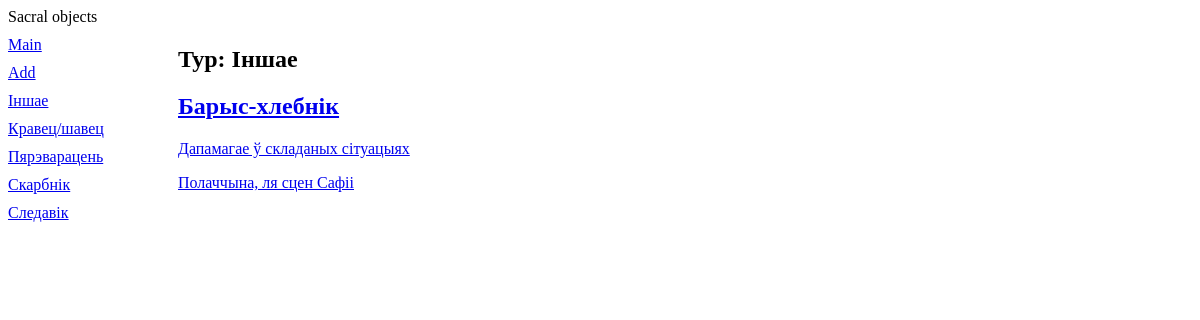
Page /5/ on the earlier database version.
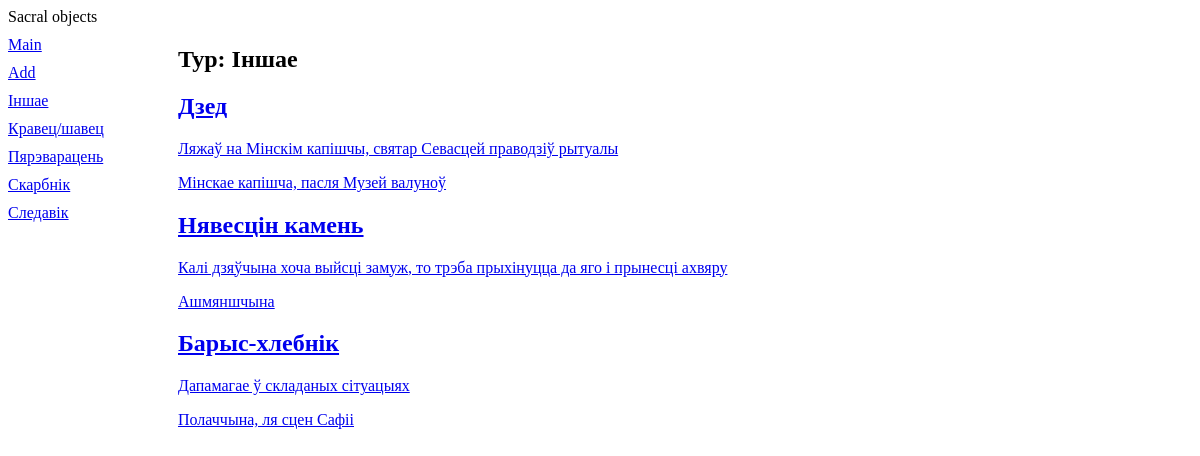
Same page on the later database version.
### volumbf/models.py (models this page shows, shortened)
class Typ(models.Model):
    name = models.CharField(max_length=20, db_index=True, verbose_name='Назва тыпу')
    class Meta:
        verbose_name_plural = 'Тыпы'
        verbose_name = 'Тып'
        ordering = ['name']

class Stones(models.Model):
    title = models.CharField(max_length=30, verbose_name='Назва')
    place = models.TextField(verbose_name='Месцазнаходжанне')
    legend = models.TextField(null=True, blank=True, verbose_name='Легенда')
    typ = models.ForeignKey('Typ', null=True, on_delete=models.PROTECT, verbose_name='Тып')
    class Meta:
        verbose_name_plural = 'Камяні'
        verbose_name = 'Камень'
        order_with_respect_to = 'typ'
        unique_together = ('title', 'place')

### volumbf/views.py (the view)
# urls.py: path('<int:typ_id>/', by_typ, name="by_typ"),
def by_typ(request, typ_id):
    stst = Stones.objects.filter(typ=typ_id)
    typs = Typ.objects.all()
    current_typ = Typ.objects.get(pk=typ_id)
    context = {'stst': stst, 'typs': typs, 'current_typ': current_typ}
    return render(request, 'volumbf/by_typ.html', context)

### volumbf/templates/volumbf/by_typ.html (shortened to what this page needs)
{% extends "layout/basic.html" %}
{% block content %}
<h2>Typ: {{ current_typ.name }}</h2>
{% for stones in stst %}
<div>
	<h2><a href="{% url 'stone_detail' stones.pk %}">{{ stones.title }} </h2>
	<p>{{ stones.legend }} </p>
	<p>{{ stones.place }}</p>
</div>
{% endfor %}
{% endblock %}

### volumbf/templates/layout/basic.html (shortened to what this page needs)
{% load static %}
<!DOCTYPE html>
<html>
	<head>
		<link rel="stylesheet" type="text/css"
		href="{% static 'volumbf/style.css' %}">
	</head>
	<body>
		<header>
			<hl>Sacral objects</hl>
		</header>
		<nav>
			<a href="{% url 'index' %}">Main</a>
			<a href="{% url 'add' %}">Add</a>
			{% for typ in typs %}
			<a href="{% url 'by_typ' typ.pk %}">{{ typ.name }}</a>
			{% endfor %}
		</nav>
		<section>
		{% block content %}
		{% endblock %}
		</section>
	</body>
</html>

Differences in the rows shown:
now on this page (row edited): Stones: title "Дзед", legend "Ляжаў на Мінскім капішчы, святар Севасцей праводзіў рытуалы", place "Мінскае капішча, пасля Музей валуноў"
now on this page (row edited): Stones: title "Нявесцін камень", legend "Калі дзяўчына хоча выйсці замуж, то трэба прыхінуцца да яго і прынесці ахвяру", place "Ашмяншчына"
